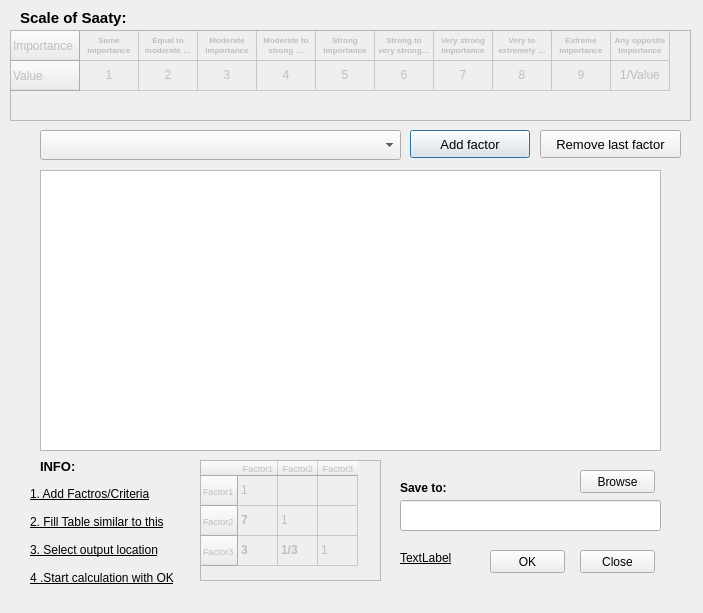
<?xml version="1.0" encoding="UTF-8"?>
<ui version="4.0">
 <class>Dialog_PC</class>
 <widget class="QDialog" name="Dialog_PC">
  <property name="geometry">
   <rect>
    <x>0</x>
    <y>0</y>
    <width>703</width>
    <height>613</height>
   </rect>
  </property>
  <property name="windowTitle">
   <string>Dialog</string>
  </property>
  <widget class="QTableWidget" name="tableWidget_saaty">
   <property name="enabled">
    <bool>false</bool>
   </property>
   <property name="geometry">
    <rect>
     <x>10</x>
     <y>30</y>
     <width>681</width>
     <height>91</height>
    </rect>
   </property>
   <attribute name="horizontalHeaderVisible">
    <bool>false</bool>
   </attribute>
   <attribute name="horizontalHeaderDefaultSectionSize">
    <number>59</number>
   </attribute>
   <row>
    <property name="text">
     <string>Importance</string>
    </property>
    <property name="font">
     <font>
      <weight>50</weight>
      <bold>false</bold>
     </font>
    </property>
   </row>
   <row>
    <property name="text">
     <string>Value</string>
    </property>
    <property name="font">
     <font>
      <weight>50</weight>
      <bold>false</bold>
     </font>
    </property>
   </row>
   <column>
    <property name="text">
     <string>New Column</string>
    </property>
   </column>
   <column>
    <property name="text">
     <string>New Column</string>
    </property>
   </column>
   <column>
    <property name="text">
     <string>New Column</string>
    </property>
   </column>
   <column>
    <property name="text">
     <string>New Column</string>
    </property>
   </column>
   <column>
    <property name="text">
     <string>New Column</string>
    </property>
   </column>
   <column>
    <property name="text">
     <string>New Column</string>
    </property>
   </column>
   <column>
    <property name="text">
     <string>New Column</string>
    </property>
   </column>
   <column>
    <property name="text">
     <string>New Column</string>
    </property>
   </column>
   <column>
    <property name="text">
     <string>New Column</string>
    </property>
   </column>
   <column>
    <property name="text">
     <string>New Column</string>
    </property>
   </column>
   <item row="0" column="0">
    <property name="text">
     <string>Same importance</string>
    </property>
    <property name="font">
     <font>
      <pointsize>6</pointsize>
      <weight>75</weight>
      <bold>true</bold>
     </font>
    </property>
    <property name="textAlignment">
     <set>AlignCenter</set>
    </property>
   </item>
   <item row="0" column="1">
    <property name="text">
     <string>Equal to moderate importance</string>
    </property>
    <property name="font">
     <font>
      <pointsize>6</pointsize>
      <weight>75</weight>
      <bold>true</bold>
     </font>
    </property>
    <property name="textAlignment">
     <set>AlignCenter</set>
    </property>
   </item>
   <item row="0" column="2">
    <property name="text">
     <string>Moderate importance</string>
    </property>
    <property name="font">
     <font>
      <pointsize>6</pointsize>
      <weight>75</weight>
      <bold>true</bold>
     </font>
    </property>
    <property name="textAlignment">
     <set>AlignCenter</set>
    </property>
   </item>
   <item row="0" column="3">
    <property name="text">
     <string>Moderate to strong importance</string>
    </property>
    <property name="font">
     <font>
      <pointsize>6</pointsize>
      <weight>75</weight>
      <bold>true</bold>
     </font>
    </property>
    <property name="textAlignment">
     <set>AlignCenter</set>
    </property>
   </item>
   <item row="0" column="4">
    <property name="text">
     <string>Strong importance</string>
    </property>
    <property name="font">
     <font>
      <pointsize>6</pointsize>
      <weight>75</weight>
      <bold>true</bold>
     </font>
    </property>
    <property name="textAlignment">
     <set>AlignCenter</set>
    </property>
   </item>
   <item row="0" column="5">
    <property name="text">
     <string>Strong to very strong importance</string>
    </property>
    <property name="font">
     <font>
      <pointsize>6</pointsize>
      <weight>75</weight>
      <bold>true</bold>
     </font>
    </property>
    <property name="textAlignment">
     <set>AlignCenter</set>
    </property>
   </item>
   <item row="0" column="6">
    <property name="text">
     <string>Very strong importance</string>
    </property>
    <property name="font">
     <font>
      <pointsize>6</pointsize>
      <weight>75</weight>
      <bold>true</bold>
     </font>
    </property>
    <property name="textAlignment">
     <set>AlignCenter</set>
    </property>
   </item>
   <item row="0" column="7">
    <property name="text">
     <string>Very to extremely strong importance</string>
    </property>
    <property name="font">
     <font>
      <pointsize>6</pointsize>
      <weight>75</weight>
      <bold>true</bold>
     </font>
    </property>
    <property name="textAlignment">
     <set>AlignCenter</set>
    </property>
   </item>
   <item row="0" column="8">
    <property name="text">
     <string>Extreme importance</string>
    </property>
    <property name="font">
     <font>
      <pointsize>6</pointsize>
      <weight>75</weight>
      <bold>true</bold>
     </font>
    </property>
    <property name="textAlignment">
     <set>AlignCenter</set>
    </property>
   </item>
   <item row="0" column="9">
    <property name="text">
     <string>Any opposite Importance</string>
    </property>
    <property name="font">
     <font>
      <pointsize>6</pointsize>
      <weight>75</weight>
      <bold>true</bold>
     </font>
    </property>
    <property name="textAlignment">
     <set>AlignCenter</set>
    </property>
   </item>
   <item row="1" column="0">
    <property name="text">
     <string>1</string>
    </property>
    <property name="textAlignment">
     <set>AlignCenter</set>
    </property>
   </item>
   <item row="1" column="1">
    <property name="text">
     <string>2</string>
    </property>
    <property name="textAlignment">
     <set>AlignCenter</set>
    </property>
   </item>
   <item row="1" column="2">
    <property name="text">
     <string>3</string>
    </property>
    <property name="textAlignment">
     <set>AlignCenter</set>
    </property>
   </item>
   <item row="1" column="3">
    <property name="text">
     <string>4</string>
    </property>
    <property name="textAlignment">
     <set>AlignCenter</set>
    </property>
   </item>
   <item row="1" column="4">
    <property name="text">
     <string>5</string>
    </property>
    <property name="textAlignment">
     <set>AlignCenter</set>
    </property>
   </item>
   <item row="1" column="5">
    <property name="text">
     <string>6</string>
    </property>
    <property name="textAlignment">
     <set>AlignCenter</set>
    </property>
   </item>
   <item row="1" column="6">
    <property name="text">
     <string>7</string>
    </property>
    <property name="textAlignment">
     <set>AlignCenter</set>
    </property>
   </item>
   <item row="1" column="7">
    <property name="text">
     <string>8</string>
    </property>
    <property name="textAlignment">
     <set>AlignCenter</set>
    </property>
   </item>
   <item row="1" column="8">
    <property name="text">
     <string>9</string>
    </property>
    <property name="textAlignment">
     <set>AlignCenter</set>
    </property>
   </item>
   <item row="1" column="9">
    <property name="text">
     <string>1/Value</string>
    </property>
    <property name="textAlignment">
     <set>AlignCenter</set>
    </property>
   </item>
  </widget>
  <widget class="QPushButton" name="pushButton_addFactor">
   <property name="geometry">
    <rect>
     <x>410</x>
     <y>130</y>
     <width>120</width>
     <height>28</height>
    </rect>
   </property>
   <property name="font">
    <font>
     <pointsize>10</pointsize>
    </font>
   </property>
   <property name="text">
    <string>Add factor</string>
   </property>
   <property name="iconSize">
    <size>
     <width>20</width>
     <height>20</height>
    </size>
   </property>
  </widget>
  <widget class="QPushButton" name="pushButton_removeFactor">
   <property name="geometry">
    <rect>
     <x>540</x>
     <y>130</y>
     <width>141</width>
     <height>28</height>
    </rect>
   </property>
   <property name="font">
    <font>
     <pointsize>10</pointsize>
    </font>
   </property>
   <property name="text">
    <string>Remove last factor</string>
   </property>
   <property name="iconSize">
    <size>
     <width>20</width>
     <height>20</height>
    </size>
   </property>
  </widget>
  <widget class="QTableWidget" name="tableWidget_pairwCompMatrix">
   <property name="geometry">
    <rect>
     <x>40</x>
     <y>170</y>
     <width>621</width>
     <height>281</height>
    </rect>
   </property>
  </widget>
  <widget class="QLabel" name="label_saaty">
   <property name="geometry">
    <rect>
     <x>20</x>
     <y>10</y>
     <width>311</width>
     <height>16</height>
    </rect>
   </property>
   <property name="font">
    <font>
     <pointsize>11</pointsize>
     <weight>75</weight>
     <bold>true</bold>
    </font>
   </property>
   <property name="text">
    <string>Scale of Saaty:</string>
   </property>
  </widget>
  <widget class="QComboBox" name="comboBox_inputWeighting">
   <property name="geometry">
    <rect>
     <x>40</x>
     <y>130</y>
     <width>361</width>
     <height>30</height>
    </rect>
   </property>
  </widget>
  <widget class="QTableWidget" name="tableWidget_Info">
   <property name="enabled">
    <bool>false</bool>
   </property>
   <property name="geometry">
    <rect>
     <x>200</x>
     <y>460</y>
     <width>181</width>
     <height>121</height>
    </rect>
   </property>
   <attribute name="horizontalHeaderDefaultSectionSize">
    <number>40</number>
   </attribute>
   <row>
    <property name="text">
     <string>Factor1</string>
    </property>
    <property name="font">
     <font>
      <pointsize>7</pointsize>
     </font>
    </property>
   </row>
   <row>
    <property name="text">
     <string>Factor2</string>
    </property>
    <property name="font">
     <font>
      <pointsize>7</pointsize>
     </font>
    </property>
   </row>
   <row>
    <property name="text">
     <string>Factor3</string>
    </property>
    <property name="font">
     <font>
      <pointsize>7</pointsize>
     </font>
    </property>
   </row>
   <column>
    <property name="text">
     <string>Factor1</string>
    </property>
    <property name="font">
     <font>
      <pointsize>7</pointsize>
     </font>
    </property>
   </column>
   <column>
    <property name="text">
     <string>Factor2</string>
    </property>
    <property name="font">
     <font>
      <pointsize>7</pointsize>
     </font>
    </property>
   </column>
   <column>
    <property name="text">
     <string>Factor3</string>
    </property>
    <property name="font">
     <font>
      <pointsize>7</pointsize>
     </font>
    </property>
   </column>
   <item row="0" column="0">
    <property name="text">
     <string>1</string>
    </property>
   </item>
   <item row="1" column="0">
    <property name="text">
     <string>7</string>
    </property>
    <property name="font">
     <font>
      <weight>75</weight>
      <bold>true</bold>
     </font>
    </property>
   </item>
   <item row="1" column="1">
    <property name="text">
     <string>1</string>
    </property>
   </item>
   <item row="2" column="0">
    <property name="text">
     <string>3</string>
    </property>
    <property name="font">
     <font>
      <weight>75</weight>
      <bold>true</bold>
     </font>
    </property>
   </item>
   <item row="2" column="1">
    <property name="text">
     <string>1/3</string>
    </property>
    <property name="font">
     <font>
      <weight>75</weight>
      <bold>true</bold>
     </font>
    </property>
   </item>
   <item row="2" column="2">
    <property name="text">
     <string>1</string>
    </property>
   </item>
  </widget>
  <widget class="QLabel" name="label_Info">
   <property name="geometry">
    <rect>
     <x>40</x>
     <y>460</y>
     <width>47</width>
     <height>13</height>
    </rect>
   </property>
   <property name="font">
    <font>
     <pointsize>10</pointsize>
     <weight>75</weight>
     <bold>true</bold>
    </font>
   </property>
   <property name="text">
    <string>INFO:</string>
   </property>
  </widget>
  <widget class="QLabel" name="label_Info2">
   <property name="geometry">
    <rect>
     <x>30</x>
     <y>480</y>
     <width>161</width>
     <height>111</height>
    </rect>
   </property>
   <property name="font">
    <font>
     <pointsize>9</pointsize>
     <italic>false</italic>
     <underline>true</underline>
    </font>
   </property>
   <property name="text">
    <string>1. Add Factros/Criteria

2. Fill Table similar to this

3. Select output location

4 .Start calculation with OK</string>
   </property>
  </widget>
  <widget class="QLineEdit" name="lineEdit_output">
   <property name="geometry">
    <rect>
     <x>400</x>
     <y>500</y>
     <width>261</width>
     <height>31</height>
    </rect>
   </property>
  </widget>
  <widget class="QPushButton" name="pushButton_output">
   <property name="geometry">
    <rect>
     <x>580</x>
     <y>470</y>
     <width>75</width>
     <height>23</height>
    </rect>
   </property>
   <property name="text">
    <string>Browse</string>
   </property>
  </widget>
  <widget class="QLabel" name="label_output">
   <property name="geometry">
    <rect>
     <x>400</x>
     <y>480</y>
     <width>101</width>
     <height>16</height>
    </rect>
   </property>
   <property name="font">
    <font>
     <pointsize>9</pointsize>
     <weight>75</weight>
     <bold>true</bold>
    </font>
   </property>
   <property name="text">
    <string>Save to:</string>
   </property>
  </widget>
  <widget class="QPushButton" name="pushButton_ok">
   <property name="geometry">
    <rect>
     <x>490</x>
     <y>550</y>
     <width>75</width>
     <height>23</height>
    </rect>
   </property>
   <property name="text">
    <string>OK</string>
   </property>
  </widget>
  <widget class="QPushButton" name="pushButton_cancel">
   <property name="geometry">
    <rect>
     <x>580</x>
     <y>550</y>
     <width>75</width>
     <height>23</height>
    </rect>
   </property>
   <property name="text">
    <string>Close</string>
   </property>
  </widget>
  <widget class="QLabel" name="label_help">
   <property name="geometry">
    <rect>
     <x>400</x>
     <y>550</y>
     <width>71</width>
     <height>16</height>
    </rect>
   </property>
   <property name="font">
    <font>
     <underline>true</underline>
    </font>
   </property>
   <property name="text">
    <string>TextLabel</string>
   </property>
  </widget>
 </widget>
 <resources/>
 <connections/>
</ui>
